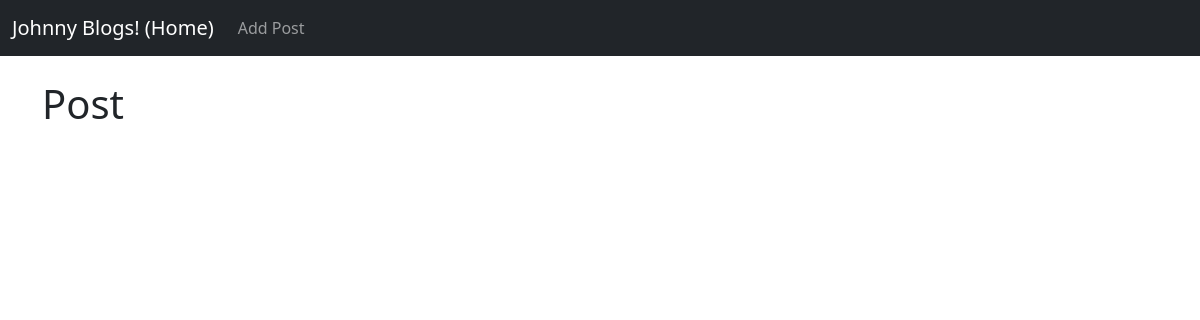
The app's page /, older data.
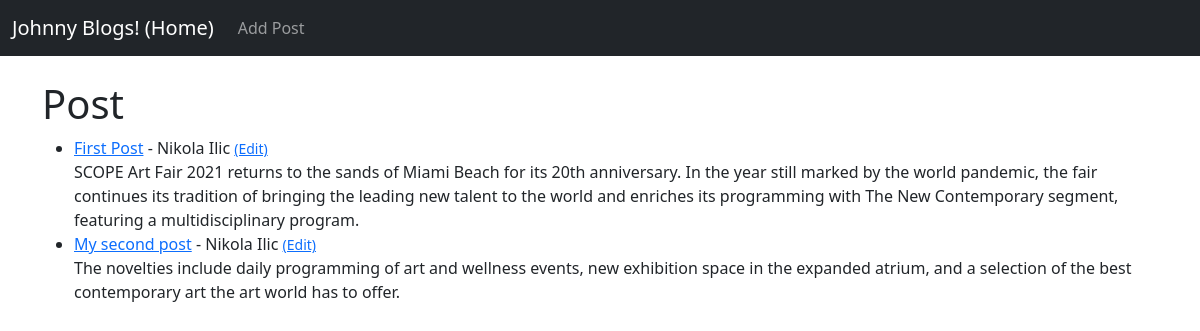
The same page, newer data.
### myapp/models.py (models this page shows, shortened)
class Post(models.Model):
    title  = models.CharField(max_length=255)
    title_tag = models.CharField(max_length=255)
    author = models.ForeignKey(User, on_delete=models.CASCADE)
    body   = models.TextField()

### myapp/views.py (the view)
# urls.py: path('', HomeView.as_view(), name="home"),
class HomeView(ListView):
    model = Post
    template_name = 'home.html'

### myapp/templates/home.html
{% extends 'base.html' %}
{% block content %}
<h1>Post</h1>
<ul>
{% for post in object_list %}
   <li><a href="{% url 'article-detail' post.pk %}">{{ post.title }}</a> - {{ post.author.first_name }}
    {{ post.author.last_name }} <small><a href="{% url 'update_post' post.pk %}">(Edit)</a></small><br/>
     {{ post.body }}</li>
{% endfor %}
   </ul>
{% endblock %}

Row changes from the older to the newer data that the page shows:
added Post: title "First Post", author.first_name "Nikola", author.last_name "Ilic", body "SCOPE Art Fair 2021 returns to the sands of Miami Beach for its 20th anniversary. In the year still marked by the world pandemic, the fair continues its tradition of bringing the leading new talent to the world and enriches its programming with The New Contemporary segment, featuring a multidisciplinary program."
added Post: title "My second post", author.first_name "Nikola", author.last_name "Ilic", body "The novelties include daily programming of art and wellness events, new exhibition space in the expanded atrium, and a selection of the best contemporary art the art world has to offer."
